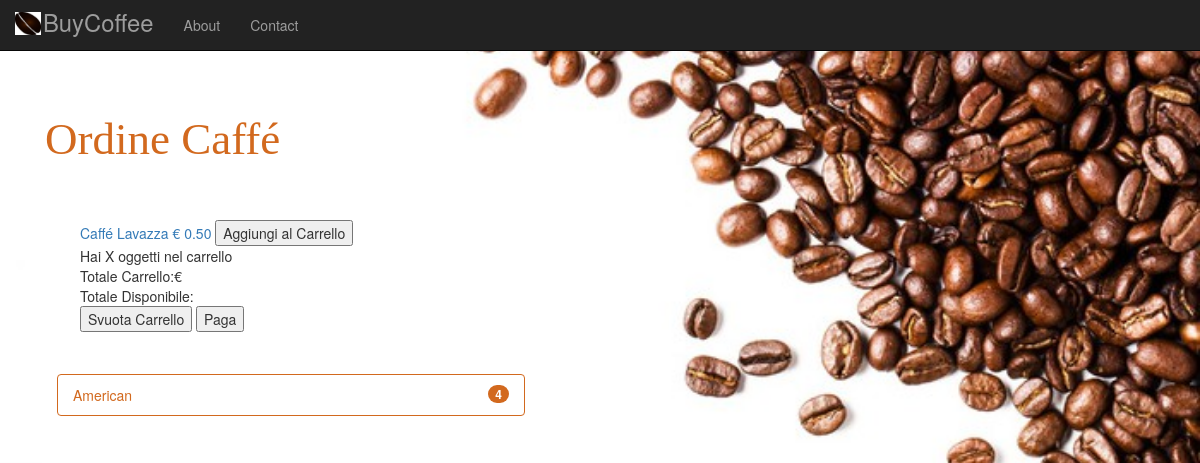
/coffee/, run on an earlier commit of the app's database.
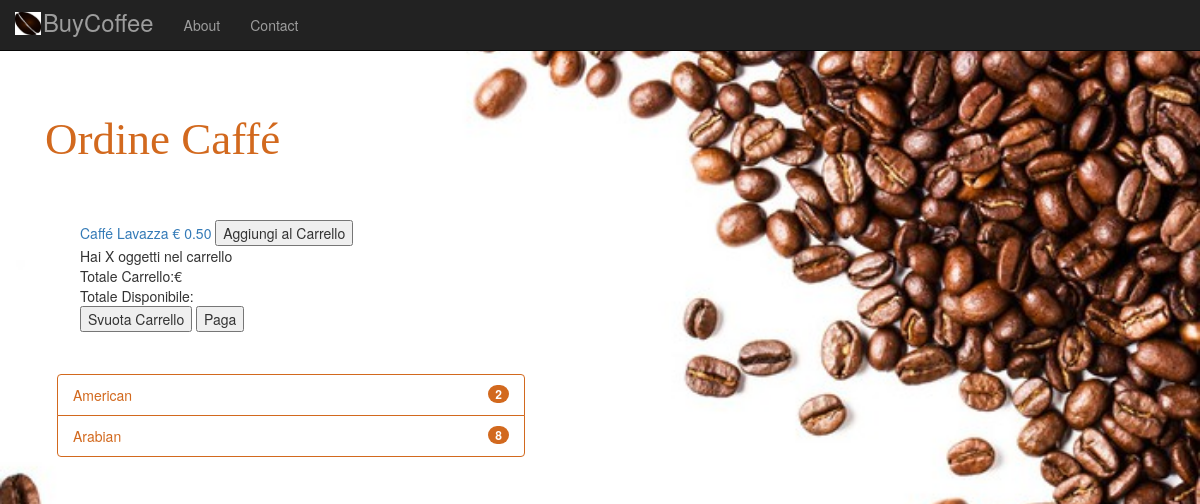
And on a later commit of the database.
### coffee/models.py (models this page shows, shortened)
class CoffeeCapsule(models.Model):
    AMERICAN = 'American'
    ARABIAN = 'Arabian'
    COFFEE_CHOICES = (
        (AMERICAN, 'American'),
        (ARABIAN, 'Arabian'),
    )
    coffeeType = models.CharField('Type', choices=COFFEE_CHOICES, max_length=25)
    additionDate = models.DateTimeField('addition date', default=timezone.now)
    expirationDate = models.DateTimeField('expiration date')
    coffeeDescription = models.TextField('Description', max_length=200, help_text="Insert a brief product description")
    coffeePrice = models.DecimalField('Price', max_digits=4, decimal_places=2, default=0.50)
    coffeeQuantity = models.PositiveSmallIntegerField('Quantity', default=1, editable=True)

### coffee/views.py (the view)
# urls.py: path('', views.IndexView.as_view(), name='index'),
class IndexView(generic.ListView):
    template_name = 'coffee/index.html'
    context_object_name = 'coffee_list'
    def get_queryset(self):
        return CoffeeCapsule.objects.all().values('coffeeType').annotate(coffeeQuantity=Sum('coffeeQuantity'))

### coffee/templates/coffee/index.html (shortened to what this page needs)
<!doctype html>
<html>
    <head>
        {% load static %}
        <link href="{% static '/coffee/css/bootstrap.min.css' %}" rel="stylesheet" type="text/css">
        <link href="{% static '/coffee/css/custom.css' %}" rel="stylesheet" type="text/css">
    </head>
    <body background="{% static '/coffee/image/sfondo1.jpg' %}"></body>
    <body>
    <nav class="navbar navbar-inverse navbar-fixed-top" role="navigation">
        <div class="container">
            <div class="navbar-header">
                <a class="navbar-brand" href="{% url 'index' %}">
                    BuyCoffee
                </a>
            </div>
            <div class="collapse navbar-collapse" id="bs-example-navbar-collapse-1">
                <ul class="nav navbar-nav">
                    <li>
                        <a href="{% url 'about' %}">About</a>
                    </li>
                    <li>
                        <a href="{% url 'contact' %}">Contact</a>
                    </li>
                </ul>
            </div>
        </div>
    </nav>
        <h1>Ordine Caff&eacute;</h1>
        <div>
            <ul id="list">
                <ul>
                    <a href="#" data-name="Caffé Lavazza" data-price="0.5">Caff&eacute; Lavazza &euro; 0.50</a>
                    <button type="button" id="add-to-cart-coffee"> Aggiungi al Carrello </button>
                </ul>
                <ul>
                    <div>Hai <span id="count-cart">X</span> oggetti nel carrello</div>
                    <div>Totale Carrello:&euro;</div>
                    <div>Totale Disponibile: </div>
                    <button type="button" id="clear-cart">Svuota Carrello</button>
                    <button type="button" id="payment">Paga</button>
                </ul>
            </ul>
        </div>
        <div class="container-fluid">
            {% load static %}
            {% if coffee_list %}
            <ul class="list-group">
                {% for capsule in coffee_list %}
                    <li class="list-group-item d-flex justify-content-between align-items-center">
                        <a class="nounderline" href="{% url 'payment' capsule.coffeeType %}">
                            {{ capsule.coffeeType }}
                        </a> <span class="badge badge-primary badge-pill">{{ capsule.coffeeQuantity }}</span>
                    </li>
                {% endfor %}
            </ul>
            {% else %}
            <ul class="list-group-item-warning">Non ci sono cialde disponibili</ul>
            {% endif %}
        </div>
                {% load static %}
    </body>
</html>

### coffee/static/coffee/css/custom.css (style rules this page uses)
body { padding-top: 50px; text-align: left; background-size: cover; background-repeat: no-repeat; }
h1 { text-align: left; font-family: Verdana; font-size: 45px; padding: 45px; color: chocolate; }
.nounderline { text-decoration-color: white; text-decoration: none !important; text-line-through-color: white; color: chocolate; }
.container-fluid { margin-top: 3em; margin-left: 3em; margin-right: 55%; margin-bottom: 3em; }
.list-group-item { border-color: chocolate; text-line-through-color: chocolate; }
.badge-primary { background-color: chocolate; }
.navbar-brand { font-size: 170%; padding: 12px 15px 0 28px; background-image: url(../image/download.jpeg); background-repeat: no-repeat; background-size: 26px 23px; background-position: 0 12px; }

What changed in the data, as far as the page shows it:
changed CoffeeCapsule "American": coffeeQuantity "4" → "2"
added CoffeeCapsule: coffeeType "Arabian", coffeeQuantity "8"
